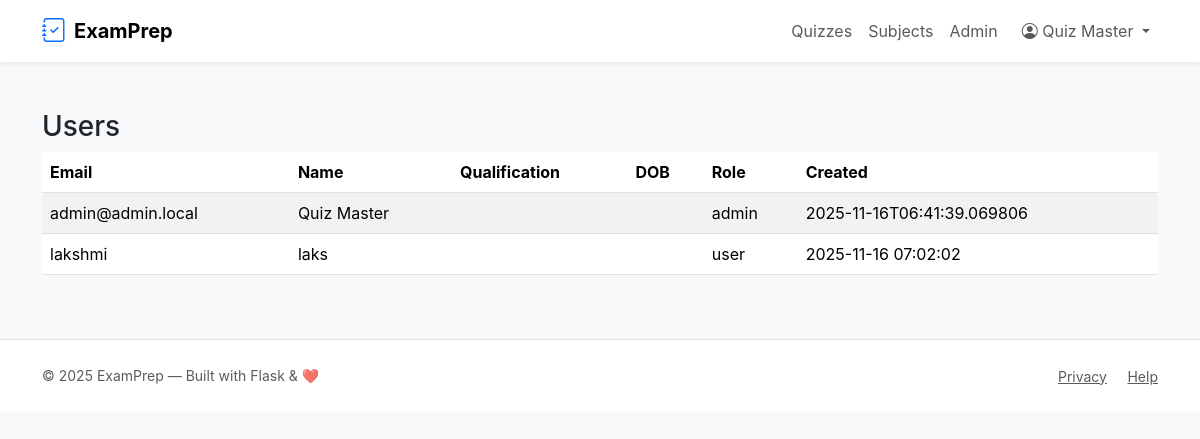
/admin/users (signed in), run on an earlier commit of the app's database.
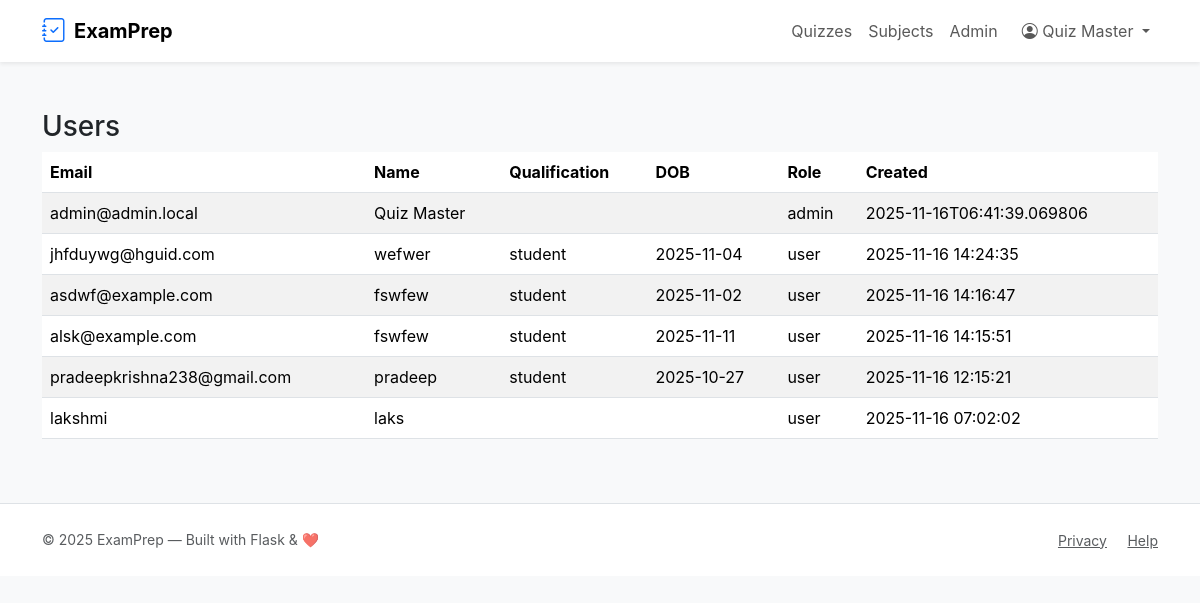
And on a later commit of the database.
### tables this page shows
CREATE TABLE users (
    id INTEGER PRIMARY KEY AUTOINCREMENT,
    email TEXT UNIQUE NOT NULL,
    password_hash TEXT NOT NULL,
    full_name TEXT,
    qualification TEXT,
    dob TEXT,
    role TEXT NOT NULL CHECK(role IN ('admin','user')) DEFAULT 'user',
    created_on TEXT NOT NULL DEFAULT (datetime('now'))
);

### app.py (the view)
@app.route('/admin/users')
@admin_required
def admin_users():
    users = query_db('SELECT id, email, full_name, qualification, dob, role, created_on FROM users ORDER BY created_on DESC')
    return render_template('admin_users.html', users=users)

### app.py (called while the page is built)
def get_db():
    db = getattr(g, '_database', None)
    if db is None:
        db = g._database = sqlite3.connect(DATABASE)
        db.row_factory = sqlite3.Row
    return db

@app.teardown_appcontext
def close_connection(exc):
    db = getattr(g, '_database', None)
    if db is not None:
        db.close()

def query_db(query, args=(), one=False):
    cur = get_db().execute(query, args)
    rv = cur.fetchall()
    cur.close()
    return (rv[0] if rv else None) if one else rv

def admin_required(f):
    @wraps(f)
    def decorated(*args, **kwargs):
        if 'user_id' not in session or session.get('role') != 'admin':
            flash('Admin access required.', 'danger')
            return redirect(url_for('index'))
        return f(*args, **kwargs)
    return decorated

### templates/admin_users.html
{% extends 'layout.html' %}
{% block content %}
<h3>Users</h3>
<table class="table table-striped">
  <thead><tr><th>Email</th><th>Name</th><th>Qualification</th><th>DOB</th><th>Role</th><th>Created</th></tr></thead>
  <tbody>
  {% for u in users %}
    <tr>
      <td>{{ u.email }}</td>
      <td>{{ u.full_name or '' }}</td>
      <td>{{ u.qualification or '' }}</td>
      <td>{{ u.dob or '' }}</td>
      <td>{{ u.role }}</td>
      <td>{{ u.created_on }}</td>
    </tr>
  {% else %}
    <tr><td colspan="6">No users</td></tr>
  {% endfor %}
  </tbody>
</table>
{% endblock %}

### templates/layout.html (shortened to what this page needs)
<!doctype html>
<html lang="en">
<head>
  <link href="https://cdn.jsdelivr.net/npm/bootstrap@5.3.2/dist/css/bootstrap.min.css" rel="stylesheet"
>
  <link href="https://cdn.jsdelivr.net/npm/bootstrap-icons@1.11.3/font/bootstrap-icons.css" rel="stylesheet">
  <link rel="stylesheet" href="{{ url_for('static', filename='css/style.css') }}">
</head>
<body class="bg-light text-dark">
<nav class="navbar navbar-expand-lg navbar-white bg-white shadow-sm">
  <div class="container">
    <a class="navbar-brand d-flex align-items-center" href="{{ url_for('index') }}">
      <i class="bi bi-journal-check fs-4 me-2 text-primary"></i>
      <span class="fw-bold">ExamPrep</span>
    </a>
    <div class="collapse navbar-collapse" id="mainNav">
      <ul class="navbar-nav ms-auto align-items-lg-center">
        <li class="nav-item"><a class="nav-link" href="{{ url_for('list_quizzes') }}">Quizzes</a></li>
        <li class="nav-item"><a class="nav-link" href="{{ url_for('user_dashboard') }}">Subjects</a></li>
        {% if session.get('user_id') and session.get('role')=='admin' %}
          <li class="nav-item"><a class="nav-link" href="{{ url_for('admin_dashboard') }}">Admin</a></li>
        {% endif %}
        {% if session.get('user_id') %}
          <li class="nav-item dropdown ms-2">
            <a class="nav-link dropdown-toggle" href="#" role="button" data-bs-toggle="dropdown">
              <i class="bi bi-person-circle"></i> {{ session.get('user_name') }}
            </a>
          </li>
        {% else %}
          <li class="nav-item"><a class="btn btn-outline-primary ms-2" href="{{ url_for('login') }}">Login</a></li>
          <li class="nav-item"><a class="btn btn-primary ms-2" href="{{ url_for('register') }}">Register</a></li>
        {% endif %}
      </ul>
    </div>
  </div>
</nav>
<main class="py-5">
  <div class="container">
    {% block content %}{% endblock %}
  </div>
</main>
<footer class="bg-white py-4 mt-auto border-top">
  <div class="container d-flex flex-column flex-md-row justify-content-between align-items-center">
    <div class="small text-muted">© {{ (2025) }} ExamPrep — Built with Flask & ❤️</div>
    <div>
      <a class="text-muted small me-3" href="#">Privacy</a>
      <a class="text-muted small" href="#">Help</a>
    </div>
  </div>
</footer>
</body>
</html>

What changed in the data, as far as the page shows it:
added users: email "jhfduywg@hguid.com", full_name "wefwer", qualification "student", dob "2025-11-04", role "user", created_on "2025-11-16 14:24:35"
added users: email "asdwf@example.com", full_name "fswfew", qualification "student", dob "2025-11-02", role "user", created_on "2025-11-16 14:16:47"
added users: email "alsk@example.com", full_name "fswfew", qualification "student", dob "2025-11-11", role "user", created_on "2025-11-16 14:15:51"
added users: email "pradeepkrishna238@gmail.com", full_name "pradeep", qualification "student", dob "2025-10-27", role "user", created_on "2025-11-16 12:15:21"
